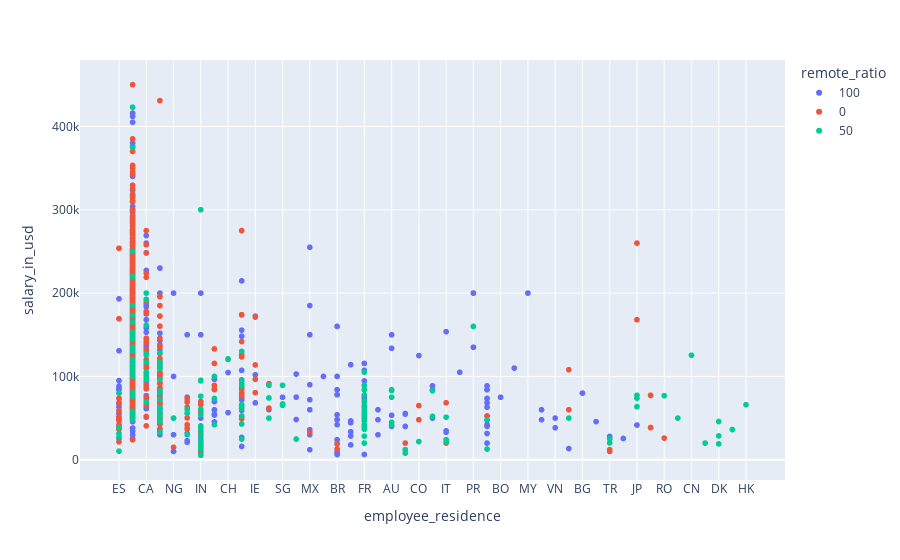

The cell this chart's notebook holds for it:
### Code cell
px.scatter(df, x='employee_residence', y='salary_in_usd', color='remote_ratio')

### Figure 1 — Plotly figure (JSON) as saved in the notebook; plotly's stock layout.template omitted (floating-point values rounded to 4 significant figures; data arrays with more than 128 entries replaced by an {"elided": "..."} marker saying what was removed)
{"data": [{"hovertemplate": "remote_ratio=100<br>employee_residence=%{x}<br>salary_in_usd=%{y}<extra></extra>", "legendgroup": "100", "marker": {"color": "#636efa", "symbol": "circle"}, "mode": "markers", "name": "100", "showlegend": true, "type": "scattergl", "x": {"elided": "1613 str values"}, "xaxis": "x", "y": {"elided": "1613 int values"}, "yaxis": "y"}, {"hovertemplate": "remote_ratio=0<br>employee_residence=%{x}<br>salary_in_usd=%{y}<extra></extra>", "legendgroup": "0", "marker": {"color": "#EF553B", "symbol": "circle"}, "mode": "markers", "name": "0", "showlegend": true, "type": "scattergl", "x": {"elided": "1903 str values"}, "xaxis": "x", "y": {"elided": "1903 int values"}, "yaxis": "y"}, {"hovertemplate": "remote_ratio=50<br>employee_residence=%{x}<br>salary_in_usd=%{y}<extra></extra>", "legendgroup": "50", "marker": {"color": "#00cc96", "symbol": "circle"}, "mode": "markers", "name": "50", "showlegend": true, "type": "scattergl", "x": {"elided": "169 str values"}, "xaxis": "x", "y": {"elided": "169 int values"}, "yaxis": "y"}], "layout": {"legend": {"title": {"text": "remote_ratio"}, "tracegroupgap": 0}, "margin": {"t": 60}, "xaxis": {"anchor": "y", "domain": [0, 1], "title": {"text": "employee_residence"}}, "yaxis": {"anchor": "x", "domain": [0, 1], "title": {"text": "salary_in_usd"}}}}
